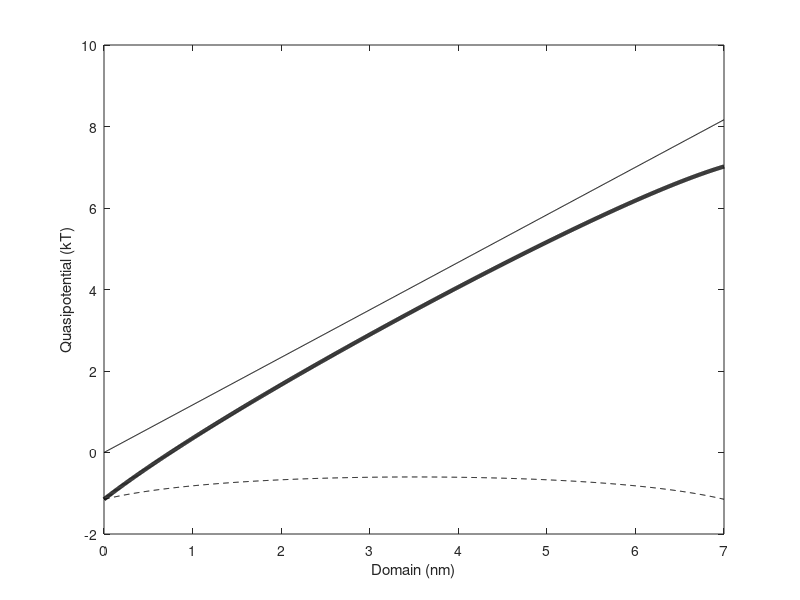
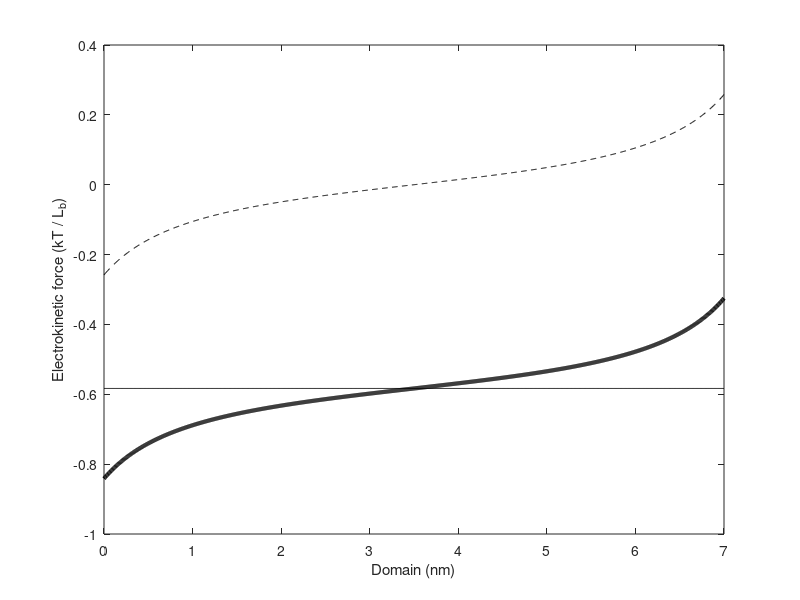
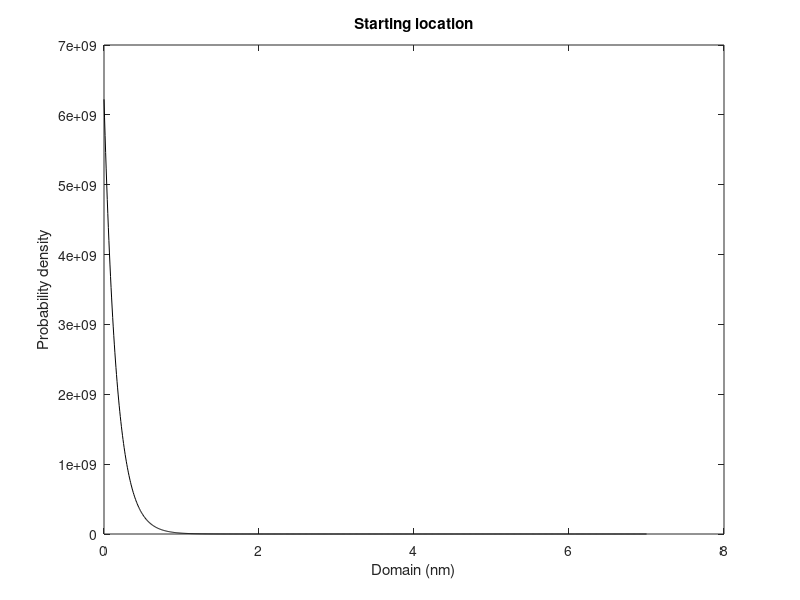

The MATLAB source for these figures, in order:
% Stephen Fleming
% 7/21/17
% Gardiner Eqn. 5.2.160
% mean first passage time
% one reflecting boundary (0), one absorbing (L)

%% stuff

% inputs
V = 0.03; % voltage in Volts
s = 0.5; % how many electronic charges per base
T = 273.15 + 25; % K
n = 14; % number of bases past constriction

% constants and derived quantities
e_0 = 1.6e-19; % coulombs
nu = 0.59; % Flory exponent
kB = 1.38e-23; % SI units
Lp = 1e-9; % Tinland 1997
Lb = 0.5e-9; % length per base ssDNA, meters
L = n * Lb; % length of domain, meters
sigma = s * e_0 / Lb; % charge per unit length

%% quasipotential

% electrostatic
U_e = @(x) sigma * V * x;

% entropic
U_s = @(x) nu * kB * T * (log((x + Lp)/L) + log(1 - x/(L + Lp)));

% total
U = @(x) U_e(x) + U_s(x);

figure(1)
xx = linspace(0,L,1000);
plot(xx * 1e9,U_e(xx) / (kB*T),'k')
hold on
plot(xx * 1e9,U_s(xx) / (kB*T),'k--')
plot(xx * 1e9,U(xx) / (kB*T),'k','linewidth',3)
xlim([0, Inf])
xlabel('Domain (nm)')
ylabel('Quasipotential (kT)')

%% force

% electrostatic
F_e = -1 * sigma * V;

% entropic
F_s = @(x) -1 * nu * kB * T * (1./((x + Lp)/L)*(1/L) + 1./(1 - x/(L + Lp))*(-1/(L + Lp)));

% total
F = @(x) F_e + F_s(x);

figure(2)
plot(xx * 1e9,F_e*ones(size(xx)) / (kB*T / Lb),'k')
hold on
plot(xx * 1e9,F_s(xx) / (kB*T / Lb),'k--')
plot(xx * 1e9,F(xx) / (kB*T / Lb),'k','linewidth',3)
xlim([0, Inf])
xlabel('Domain (nm)')
ylabel('Electrokinetic force (kT / L_b)')

%% probability distribution for initial position

w = @(x) (sigma*0.16/(kB*T)) * exp(-1*sigma*0.16/(kB*T) * x); % normalized, 160mV equilibrium dist.

figure(3)
plot(xx * 1e9,w(xx),'k')
xlabel('Domain (nm)')
ylabel('Probability density')
title('Starting location')

%% integrating factor

psi = @(x) exp(2/(kB*T) * integral(@(y) F(y),0,x)); % use matlab to integrate numerically
